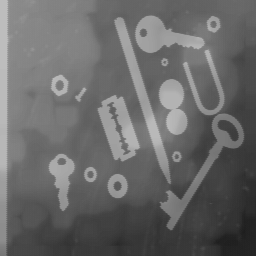
//> input picture serial version/test_images/test.png, 256 x 256 px, given in place of the camera
$ ./main   (built with g++ and OpenCV 4)
//> lines starting //> are read from the running program, lines starting //| are printed output that depends on the picture; after the words box and inside, x2 and y2 are one past the last pixel; in counts of white or black regions, pixels touching at a corner belong together
#include <stdio.h>

#include <opencv2/core.hpp>
#include <opencv2/highgui.hpp>
#include <opencv2/imgproc.hpp>


using namespace cv;
using namespace std;

int main(int argc, char **argv)
{
    if (argc > 2)
    {
        printf("usage: SerialVersion [video path]\n");
        return -1;
    }
    if (argc == 1)
    {
        VideoCapture camera(1);

        if (camera.isOpened() != 1)
        {
            perror("Failed to initialize camera!\n");
            return EXIT_FAILURE;
        }
        // Generate random colors
        vector<Vec3b> colors;
        for (size_t i = 0; i < 2000; i++)
        {
            int b = theRNG().uniform(0, 256);
            int g = theRNG().uniform(0, 256);
            int r = theRNG().uniform(0, 256);
            colors.push_back(Vec3b((uchar)b, (uchar)g, (uchar)r));
        }
        while (true)
        {
            Mat src;
            camera.read(src);
//> src is the input picture: 256 rows x 256 cols, CV_8UC3; min 29, max 189, mean 104.6
            // Show the source image
            imshow("Source Image", src);
            // Change the background from white to black, since that will help later to extract
            // better results during the use of Distance Transform
            Mat mask;
            inRange(src, Scalar(255, 255, 255), Scalar(255, 255, 255), mask);
//> mask: 256 rows x 256 cols, CV_8UC1; every value is 0
            src.setTo(Scalar(0, 0, 0), mask);
            // Show output image
            imshow("Black Background Image", src);
            // Create a kernel that we will use to sharpen our image
            Mat kernel = (Mat_<float>(3, 3) << 1, 1, 1,
                          1, -8, 1,
                          1, 1, 1); // an approximation of second derivative, a quite strong kernel
            // do the laplacian filtering as it is
            // well, we need to convert everything in something more deeper then CV_8U
            // because the kernel has some negative values,
            // and we can expect in general to have a Laplacian image with negative values
            // BUT a 8bits unsigned int (the one we are working with) can contain values from 0 to 255
            // so the possible negative number will be truncated
            Mat imgLaplacian;
            filter2D(src, imgLaplacian, CV_32F, kernel);
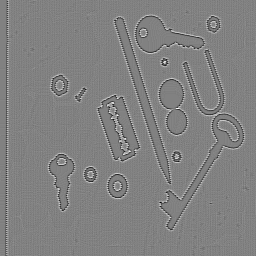
//> imgLaplacian: 256 rows x 256 cols, CV_32FC3; min -258, max 250, mean 0; drawn with min black and max white
            Mat sharp;
            src.convertTo(sharp, CV_32F);
            Mat imgResult = sharp - imgLaplacian;
            // convert back to 8bits gray scale
            imgResult.convertTo(imgResult, CV_8UC3);
//> imgResult: 256 rows x 256 cols, CV_8UC3
            imgLaplacian.convertTo(imgLaplacian, CV_8UC3);
//> imgLaplacian: 256 rows x 256 cols, CV_8UC3
            // imshow( "Laplace Filtered Image", imgLaplacian );
            imshow("New Sharped Image", imgResult);
            // Create binary image from source image
            Mat bw;
            cvtColor(imgResult, bw, COLOR_BGR2GRAY);
            threshold(bw, bw, 40, 255, THRESH_BINARY | THRESH_OTSU);
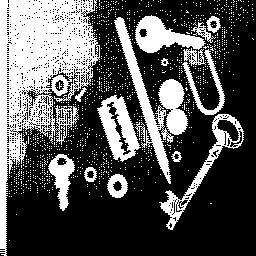
//> bw: 256 rows x 256 cols, CV_8UC1; 33.1% white; 1101 white regions (1084 under 20 px), largest, box (x1, y1, x2, y2) and area: (0, 0, 100, 256) 10831, (114, 17, 174, 184) 1847, (97, 95, 141, 162) 1438
            imshow("Binary Image", bw);
            // Perform the distance transform algorithm
            Mat dist;
            distanceTransform(bw, dist, DIST_L2, 3);
            // Normalize the distance image for range = {0.0, 1.0}
            // so we can visualize and threshold it
            normalize(dist, dist, 0, 1.0, NORM_MINMAX);
            imshow("Distance Transform Image", dist);
            // Threshold to obtain the peaks
            // This will be the markers for the foreground objects
            threshold(dist, dist, 0.4, 1.0, THRESH_BINARY);
//> dist: 256 rows x 256 cols, CV_32FC1; values 0 (black) and 1 (white), 2.9% white; 41 white regions (30 under 20 px), largest, box (x1, y1, x2, y2) and area: (0, 0, 4, 244) 559, (142, 20, 175, 48) 382, (163, 84, 180, 105) 255
            // Dilate a bit the dist image
            Mat kernel1 = Mat::ones(3, 3, CV_8U);
            dilate(dist, dist, kernel1);
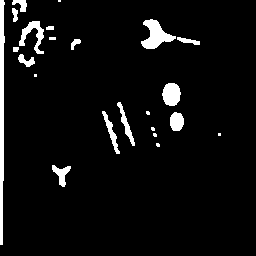
//> dist: 256 rows x 256 cols, CV_32FC1; values 0 (black) and 1 (white), 5.4% white; 23 white regions (7 under 20 px), largest, box (x1, y1, x2, y2) and area: (0, 0, 5, 245) 926, (141, 19, 176, 49) 527, (162, 83, 181, 106) 342
            imshow("Peaks", dist);
            // Create the CV_8U version of the distance image
            // It is needed for findContours()
            Mat dist_8u;
            dist.convertTo(dist_8u, CV_8U);
//> dist_8u: 256 rows x 256 cols, CV_8UC1; values 0 (black) and 1 (white), 5.4% white; 23 white regions (7 under 20 px)
            // Find total markers
            vector<vector<Point>> contours;
            findContours(dist_8u, contours, RETR_EXTERNAL, CHAIN_APPROX_SIMPLE);
//> contours = 23 contours, 10 with area under 20; largest, box (x1, y1, x2, y2) and area: (0, 0, 5, 245) 678, (141, 19, 176, 49) 476, (162, 83, 181, 106) 311, (19, 21, 44, 54) 272, (170, 112, 184, 131) 192
            // Create the marker image for the watershed algorithm
            Mat markers = Mat::zeros(dist.size(), CV_32S);
            // Draw the foreground markers
            for (size_t i = 0; i < contours.size(); i++)
            {
                drawContours(markers, contours, static_cast<int>(i), Scalar(static_cast<int>(i) + 1), -1);
            }
//> this loop made 23 passes
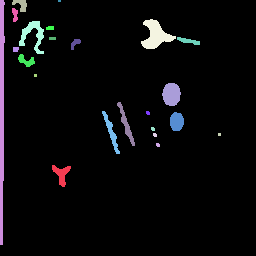
//> markers: 256 rows x 256 cols, CV_32SC1; 24 distinct labels, from 0 to 23; one colour per label, 0 black
            // Draw the background marker
            circle(markers, Point(5, 5), 3, Scalar(255), -1);
//> markers: 256 rows x 256 cols, CV_32SC1; 25 distinct labels, from 0 to 255
            Mat markers8u;
            markers.convertTo(markers8u, CV_8U, 10);
            imshow("Markers", markers8u);
            // Perform the watershed algorithm
            watershed(imgResult, markers);
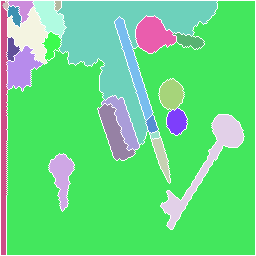
//> markers: 256 rows x 256 cols, CV_32SC1; 25 distinct labels, from -1 to 255; one colour per label, 0 black, -1 white
            Mat mark;
            markers.convertTo(mark, CV_8U);
            bitwise_not(mark, mark);
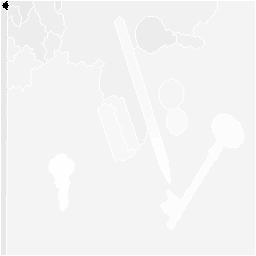
//> mark: 256 rows x 256 cols, CV_8UC1; min 0, max 255, mean 243.9
            //    imshow("Markers_v2", mark); // uncomment this if you want to see how the mark
            // image looks like at that point
            // Create the result image
            Mat dst = Mat::zeros(markers.size(), CV_8UC3);
            // Fill labeled objects with random colors
            for (int i = 0; i < markers.rows; i++)
            {
                for (int j = 0; j < markers.cols; j++)
                {
                    int index = markers.at<int>(i, j);
                    if (index > 0 && index <= static_cast<int>(contours.size()))
                    {
                        dst.at<Vec3b>(i, j) = colors[index - 1];
                    }
                }
            }
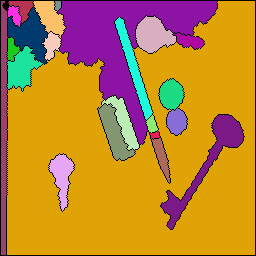
//> dst: 256 rows x 256 cols, CV_8UC3; mean B, G, R 50.8, 133.4, 186.2
            // Visualize the final image
            imshow("Final Result", dst);
            if (waitKey(1) >= 0)
//> the Esc key is pressed
                break;
        }
        camera.release();
    }
    destroyAllWindows();
    return EXIT_SUCCESS;
}
